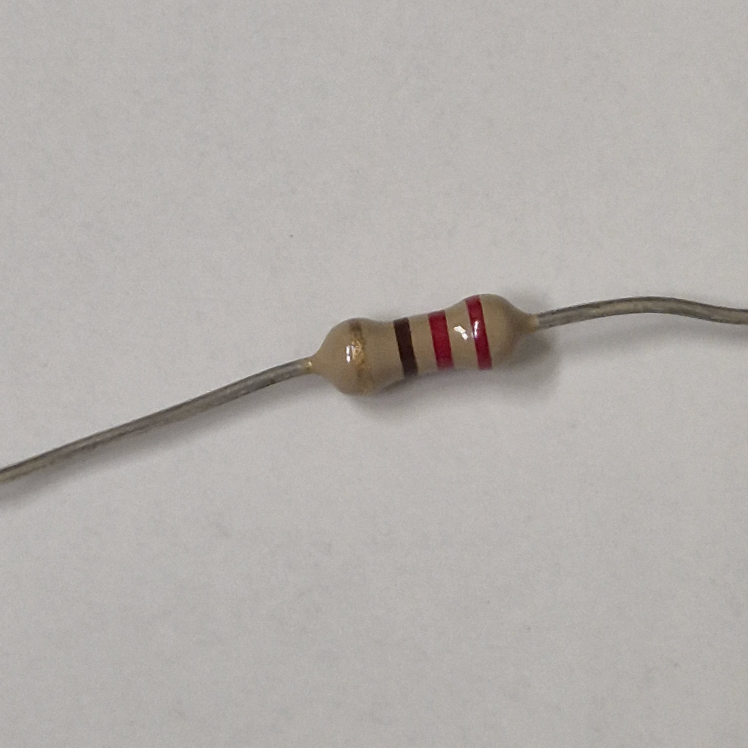
#> input picture resistance/r1/20251020_092534.jpg, 2992 x 2992 px (shown at 1/4 size); its folder holds only this picture in this run
$ python test_efficiency.py
#> lines starting #> are read from the running program, lines starting #| are printed output that depends on the picture; after the words box and inside, x2 and y2 are one past the last pixel; in counts of white or black regions, pixels touching at a corner belong together
### main4.py
import cv2
import numpy as np
import os
import math

# --- IMPORT CALCULATEUR ---
try:
    from resistor_calculator.main import decode_resistor
except ImportError:
    decode_resistor = None

# --- CONFIG ---
CROP_MARGIN_PERCENT = 0.02
DEBUG_MODE = True

# --- CALIBRAGE LAB (Spécial Corps Rouge - Sans Silver) ---
REF_COLORS_LAB = {
    "black":  (20, 128, 128),
    "white":  (240, 128, 128),

    # Gris : On cible un gris moyen/clair.
    # Tout ce qui brillait comme "Silver" tombera ici ou dans White.
    "grey":   (130, 128, 128),

    "brown":  (50, 138, 135),
    "red":    (100, 170, 150),
    "orange": (140, 160, 170),
    "yellow": (210, 130, 190),
    "gold":   (140, 135, 160),
    "green":  (80, 100, 135),
    "blue":   (50, 130, 80),
    "violet": (70, 155, 90),
}

def ensure_dir(p):
    if p and not os.path.exists(p): os.makedirs(p)

def remove_glare(img):
    hsv = cv2.cvtColor(img, cv2.COLOR_BGR2HSV)
    _, s, v = cv2.split(hsv)
    mask_glare = cv2.inRange(hsv, (0, 0, 230), (180, 20, 255))
    mask_glare = cv2.dilate(mask_glare, np.ones((3,3), np.uint8), iterations=1)
    return cv2.inpaint(img, mask_glare, 2, cv2.INPAINT_TELEA)

def get_closest_color(mean_lab):
    l, a, b = mean_lab
    # Chroma = Saturation (distance du centre gris 128,128)
    chroma = math.sqrt((a - 128)**2 + (b - 128)**2)

    # --- 1. GESTION DES NEUTRES (NOIR/GRIS/BLANC) ---
    # Si la couleur est très faible (chroma < 10), c'est un neutre.
    if chroma < 10:
        if l < 40: return "black"
        if l > 210: return "white"
        # Tout ce qui est entre les deux est gris (y compris ce qui était silver)
        return "grey"

    # --- 2. DISTANCE PONDÉRÉE ---
    min_dist = float('inf')
    best_name = "unknown"

    for name, (rl, ra, rb) in REF_COLORS_LAB.items():
        if name in ['black', 'white', 'grey']: continue

        # Poids : On privilégie la teinte (a,b)
        dist = math.sqrt(0.8*(l - rl)**2 + 2.0*(a - ra)**2 + 2.0*(b - rb)**2)

        if dist < min_dist:
            min_dist = dist
            best_name = name

    # --- 3. CORRECTIFS ---

    # FIX MARRON (Teinte Rougeâtre)
    if best_name == "brown":
        # Si c'est "Marron" mais plus jaune que rouge -> OR
        if b > a: return "gold"
        # Si c'est "Marron" mais très lumineux -> OR
        if l > 75: return "gold"
        # Si c'est "Marron" mais très saturé en rouge -> ROUGE
        if a > 155: return "red"

    # FIX OR
    if best_name == "yellow" and l < 160: return "gold"

    # FIX VIOLET/BLEU
    if best_name == "violet" and a < 140: return "blue"
    if best_name == "blue" and a > 145: return "violet"

    return best_name

def scan_resistor_bands(roi_img, out_dir=None):
    h, w = roi_img.shape[:2]

    clean = remove_glare(roi_img)
    if out_dir:
        cv2.imwrite(os.path.join(out_dir, "05b_glare_removed.png"), clean)

    smooth = cv2.bilateralFilter(clean, 5, 50, 50)
    if out_dir:
        cv2.imwrite(os.path.join(out_dir, "10_clean_smooth.png"), smooth)

    lab = cv2.cvtColor(smooth, cv2.COLOR_BGR2LAB)
    l, a, b = cv2.split(lab)

    bg_l, bg_a, bg_b = np.median(l), np.median(a), np.median(b)

    y_start, y_end = int(h * 0.2), int(h * 0.8)
    diff_signal = []

    for x in range(w):
        col_l = np.mean(l[y_start:y_end, x])
        col_a = np.mean(a[y_start:y_end, x])
        col_b = np.mean(b[y_start:y_end, x])
        d = math.sqrt(0.6*(col_l-bg_l)**2 + 1.8*(col_a-bg_a)**2 + 1.8*(col_b-bg_b)**2)
        diff_signal.append(d)

    diff_signal = np.array(diff_signal)
    if np.max(diff_signal) > 0: diff_signal /= np.max(diff_signal)

    # Seuil
    mask_bands = (diff_signal > 0.22).astype(np.uint8)
    kernel = np.ones((1, max(3, int(w * 0.02))), np.uint8)
    mask_bands = cv2.morphologyEx(mask_bands.reshape(1, -1), cv2.MORPH_CLOSE, kernel).flatten()

    bands_found = []
    in_band = False
    start_x = 0
    margin = int(w * 0.10)

    for x in range(margin, w - margin):
        val = mask_bands[x]
        if val == 1 and not in_band:
            in_band, start_x = True, x
        elif val == 0 and in_band:
            in_band = False
            width = x - start_x
            if width > w * 0.02:
                cx = start_x + width // 2
                sw = max(1, width // 3)
                roi_b = lab[y_start:y_end, cx-sw:cx+sw]
                ml, ma, mb = np.median(roi_b[:,:,0]), np.median(roi_b[:,:,1]), np.median(roi_b[:,:,2])
                c_name = get_closest_color((ml, ma, mb))
                bands_found.append({'color': c_name, 'rect': (start_x, 0, width, h)})

    vis = clean.copy()
    pts = [(x, int(h - (diff_signal[x] * h))) for x in range(w)]
    cv2.polylines(vis, [np.array(pts)], False, (0,0,255), 1)

    final_colors, final_rects = [], []
    for b in bands_found:
        x, y, bw, bh = b['rect']
        cv2.rectangle(vis, (x, 0), (x+bw, h), (0, 255, 0), 2)
        cv2.putText(vis, b['color'], (x, 15), cv2.FONT_HERSHEY_SIMPLEX, 0.4, (255, 0, 0), 1)
        final_colors.append(b['color'])
        final_rects.append(b['rect'])

    return final_colors, final_rects, vis

def keep_resistor_body(mask_bin):
    dist = cv2.distanceTransform(mask_bin, cv2.DIST_L2, 5)
    max_val = np.max(dist)
    if max_val == 0: return mask_bin
    _, core = cv2.threshold(dist, 0.3 * max_val, 255, cv2.THRESH_BINARY)
    core = core.astype(np.uint8)
    ctrs, _ = cv2.findContours(core, cv2.RETR_EXTERNAL, cv2.CHAIN_APPROX_SIMPLE)
    if not ctrs: return mask_bin
    mask_s = np.zeros_like(mask_bin)
    cv2.drawContours(mask_s, [max(ctrs, key=cv2.contourArea)], -1, 255, -1)
    return cv2.bitwise_and(cv2.dilate(mask_s, cv2.getStructuringElement(cv2.MORPH_ELLIPSE, (int(max_val), int(max_val)))), mask_bin)

def process_resistor_image(img_path, out_dir="output"):
    ensure_dir(out_dir)
    img = cv2.imread(img_path)
    if img is None: return print(f"Err: {img_path}")

    h, w = img.shape[:2]
    if w > 1000: img = cv2.resize(img, (1000, int(h * (1000/w))))

    gray = cv2.cvtColor(img, cv2.COLOR_BGR2GRAY)
    _, th = cv2.threshold(255 - gray, 0, 255, cv2.THRESH_BINARY + cv2.THRESH_OTSU)
    body_mask = keep_resistor_body(cv2.morphologyEx(th, cv2.MORPH_OPEN, np.ones((3,3), np.uint8)))
    cv2.imwrite(os.path.join(out_dir, "02_body_mask.png"), body_mask)

    ctrs, _ = cv2.findContours(body_mask, cv2.RETR_EXTERNAL, cv2.CHAIN_APPROX_SIMPLE)
    if not ctrs: return print("No body")

    rect = cv2.minAreaRect(max(ctrs, key=cv2.contourArea))
    if rect[1][0] < rect[1][1]: angle = rect[2] + 90
    else: angle = rect[2]

    M = cv2.getRotationMatrix2D(rect[0], angle, 1.0)
    rot = cv2.warpAffine(img, M, img.shape[:2][::-1], borderValue=(255,255,255))
    rot_mask = cv2.warpAffine(body_mask, M, img.shape[:2][::-1], flags=cv2.INTER_NEAREST, borderValue=0)

    c_r = max(cv2.findContours(rot_mask, cv2.RETR_EXTERNAL, cv2.CHAIN_APPROX_SIMPLE)[0], key=cv2.contourArea)
    x, y, wb, hb = cv2.boundingRect(c_r)
    roi = rot[y+int(hb*0.1):y+hb-int(hb*0.1), x+int(wb*CROP_MARGIN_PERCENT):x+wb-int(wb*CROP_MARGIN_PERCENT)]

    if roi.size == 0: return print("Crop failed")
    cv2.imwrite(os.path.join(out_dir, "05_roi.png"), roi)

    # print("Scanning...")
    colors, rects, vis = scan_resistor_bands(roi, out_dir)
    cv2.imwrite(os.path.join(out_dir, "06_result.png"), vis)
    # print(f"Colors: {colors}")

    if decode_resistor and len(colors) >= 3:
        # print("\n--- CALCULATEUR ---")
        best_match, history = decode_resistor(colors)
        if not best_match.get("error"):
            # print(f"Résistance: {best_match['ohms']} Ohms")
            # print(f"Tolérance: {best_match['tolerance_pct']}%")
            return {
                "resistance": best_match["ohms"],
                "unit": "Ω",
                "tolerance": f"±{best_match['tolerance_pct']}%",
                "colors": colors
            }
        else:
            # print("Erreur décodage:", best_match.get("reason"))
            rev_colors = list(reversed(colors))
            match2, _ = decode_resistor(rev_colors)
            if not match2.get("error"):
                # print(f" -> (Sens Inverse) {match2['ohms']} Ohms")
                return {
                    "resistance": match2["ohms"],
                    "unit": "Ω",
                    "tolerance": f"±{match2['tolerance_pct']}%",
                    "colors": colors
                }
    else:
        # print("Pas assez de bandes ou calculateur absent.")
        return "errors"

# [2 lines that do not run on import are left out]

### resistor_calculator/main.py
from math import log10, floor

# IEC 60062 color code: digits, multipliers, tolerances
DIGIT = {
    "black": 0, "brown": 1, "red": 2, "orange": 3, "yellow": 4,
    "green": 5, "blue": 6, "violet": 7, "grey": 8, "white": 9
}

MULTIPLIER = {
    "silver": 1e-2, "gold": 1e-1,
    "black": 1, "brown": 1e1, "red": 1e2, "orange": 1e3, "yellow": 1e4,
    "green": 1e5, "blue": 1e6, "violet": 1e7, "grey": 1e8, "white": 1e9
}

TOLERANCE = {
    # none means 20%
    "silver": 10.0, "gold": 5.0, "brown": 1.0, "red": 2.0, "green": 0.5,
    "blue": 0.25, "violet": 0.1, "grey": 0.05, "none": 20.0
}

# Preferred numbers (IEC 60063)
E6  = [1.0, 1.5, 2.2, 3.3, 4.7, 6.8]
E12 = [1.0, 1.2, 1.5, 1.8, 2.2, 2.7, 3.3, 3.9, 4.7, 5.6, 6.8, 8.2]
E24 = [1.0, 1.1, 1.2, 1.3, 1.5, 1.6, 1.8, 2.0, 2.2, 2.4, 2.7, 3.0,
       3.3, 3.6, 3.9, 4.3, 4.7, 5.1, 5.6, 6.2, 6.8, 7.5, 8.2, 9.1]
# E96 list (mantissas in 1–10 decade) from IEC 60063
E96 = [1.00,1.02,1.05,1.07,1.10,1.13,1.15,1.18,1.21,1.24,1.27,1.30,
       1.33,1.37,1.40,1.43,1.47,1.50,1.54,1.58,1.62,1.65,1.69,1.74,
       1.78,1.82,1.87,1.91,1.96,2.00,2.05,2.10,2.15,2.21,2.26,2.32,
       2.37,2.43,2.49,2.55,2.61,2.67,2.74,2.80,2.87,2.94,3.01,3.09,
       3.16,3.24,3.32,3.40,3.48,3.57,3.65,3.74,3.83,3.92,4.02,4.12,
       4.22,4.32,4.42,4.53,4.64,4.75,4.87,4.99,5.11,5.23,5.36,5.49,
       5.62,5.76,5.90,6.04,6.19,6.34,6.49,6.65,6.81,6.98,7.15,7.32,
       7.50,7.68,7.87,8.06,8.25,8.45,8.66,8.87,9.09,9.31,9.53,9.76]

def pick_series_by_tolerance(tol_pct):
    # Typical mapping: E6≈20%, E12≈10%, E24≈5%, E48≈2%, E96≈1%
    if tol_pct is None or tol_pct >= 20.0:
        return "E6", E6
    if tol_pct >= 10.0:
        return "E12", E12
    if tol_pct >= 5.0:
        return "E24", E24
    if tol_pct >= 2.0:
        # Use E48/E96 group; approximate with E96 for PoC
        return "E96", E96
    # <= 1% (1%, 0.5%, 0.25%, 0.1%) -> use E96 as practical default
    return "E96", E96

def normalize_mantissa(value_ohms):
    if value_ohms <= 0:
        return None, None
    decade = floor(log10(value_ohms))
    mant = value_ohms / (10 ** decade)
    # Shift to [1,10)
    if mant < 1:
        mant *= 10
        decade -= 1
    elif mant >= 10:
        mant /= 10
        decade += 1
    return mant, decade

def is_standard_value(value_ohms, series_values):
    mant, _ = normalize_mantissa(value_ohms)
    if mant is None:
        return False
    # Compare within tight epsilon to avoid FP artifacts
    for v in series_values:
        if abs(mant - v) <= 1e-6:
            return True
    return False

def parse_resistor_bands(bands):
    b = [c.strip().lower() for c in bands]
    n = len(b)
    # Determine digits, multiplier, tolerance for 3–6 bands
    if n == 3:
        d1, d2, mul = b[0:3]
        sig = [DIGIT.get(d1), DIGIT.get(d2)]
        tol = 20.0
        m = MULTIPLIER.get(mul)
    elif n == 4:
        d1, d2, mul, tol_c = b[0:4]
        sig = [DIGIT.get(d1), DIGIT.get(d2)]
        m = MULTIPLIER.get(mul)
        tol = TOLERANCE.get(tol_c, None)
    elif n == 5:
        d1, d2, d3, mul, tol_c = b[0:5]
        sig = [DIGIT.get(d1), DIGIT.get(d2), DIGIT.get(d3)]
        m = MULTIPLIER.get(mul)
        tol = TOLERANCE.get(tol_c, None)
    elif n == 6:
        # Ignore 6th band (TCR) for value computation
        d1, d2, d3, mul, tol_c, _tcr = b[0:6]
        sig = [DIGIT.get(d1), DIGIT.get(d2), DIGIT.get(d3)]
        m = MULTIPLIER.get(mul)
        tol = TOLERANCE.get(tol_c, None)
    else:
        raise ValueError("Support only 3 to 6 bands")

    if any(v is None for v in sig) or m is None:
        raise ValueError("Invalid color sequence for digits/multiplier")

    # Build numeric from significant digits
    val = 0
    for d in sig:
        val = val * 10 + d
    ohms = val * m
    return ohms, tol

def decode_resistor(bands):
    """
    Try forward orientation; verify 'standard' against E-series
    implied by tolerance; if not standard, reverse and retry.
    """
    tried = []
    for orientation, seq in [("forward", bands), ("reversed", list(reversed(bands)))]:
        try:
            ohms, tol = parse_resistor_bands(seq)
            series_name, series_vals = pick_series_by_tolerance(tol)
            standard = is_standard_value(ohms, series_vals)
            tried.append({
                "orientation": orientation,
                "ohms": ohms,
                "tolerance_pct": tol,
                "series": series_name,
                "is_standard": standard,
                "bands": seq
            })
            # Return immediately if standard found
            if standard:
                return tried[-1], tried
        except Exception:
            tried.append({
                "orientation": orientation,
                "error": True,
                "bands": seq
            })
            continue
    # If neither orientation produced a standard value, return best forward result
    # or an error if both failed
    for r in tried:
        if not r.get("error"):
            return r, tried
    return {"error": True, "reason": "Could not parse in either orientation"}, tried

# --- Examples ---
# [12 lines that do not run on import are left out]

### test_efficiency.py
import os
import json
import time
import pandas as pd
from collections import Counter

# Import the analysis function from your optimized script
# Ensure your optimized script is named 'main3.py' and is in the same directory
try:
    from main4 import process_resistor_image
except ImportError:
    print("Error: Could not import 'main3.py'. Make sure the file exists and is named correctly.")
    exit(1)

# Configuration
RESISTANCE_DIR = "resistance"
JSON_FILE = os.path.join(RESISTANCE_DIR, "value.json")
OUTPUT_CSV = "efficiency_report.csv"


def load_ground_truth(json_path):
    """Loads the expected color bands from value.json."""
    if not os.path.exists(json_path):
        print(f"Error: {json_path} not found.")
        return {}

    with open(json_path, 'r') as f:
        try:
            data = json.load(f)
            # Convert lists to simpler expected strings for comparison if needed,
            # but keeping them as lists is fine for exact matching.
            return data
        except json.JSONDecodeError as e:
            print(f"Error decoding JSON: {e}")
            return {}


def compare_bands(detected, expected):
    """
    Compares detected bands with expected bands.
    Returns (is_exact_match, accuracy_score, mismatch_details).
    """
    if not detected or detected == "errors":
        return False, 0.0, "Detection Failed"

    # We only care about the color list 'colors' from the result dictionary
    detected_colors = detected.get("colors", [])

    # Normalize both lists to lowercase for safer comparison
    d_norm = [c.lower() for c in detected_colors]
    e_norm = [c.lower() for c in expected]

    # Check for exact match (order matters)
    if d_norm == e_norm:
        return True, 1.0, "Match"

    # Check if it's a reversed match (common issue with resistors)
    if d_norm == list(reversed(e_norm)):
        return True, 1.0, "Match (Reversed)"

    # Calculate partial accuracy (SequenceMatcher or simple intersection could be used)
    # Here we use a simple positional match count for strictness,
    # or intersection for leniency. Let's do intersection-based to see if we found the right colors at least.

    common = Counter(d_norm) & Counter(e_norm)
    matches = sum(common.values())
    total_expected = len(e_norm)

    accuracy = matches / total_expected if total_expected > 0 else 0

    # Formatting mismatch string
    return False, accuracy, f"Expected {e_norm} but got {d_norm}"


def main():
    ground_truth = load_ground_truth(JSON_FILE)
#> (reads dataset/value.json from the repository)
    if not ground_truth:
        return

    results = []

    print(f"{'Folder':<10} {'Image':<25} {'Time(s)':<10} {'Status':<15} {'Accuracy':<10}")
    print("-" * 75)

    total_start_time = time.time()
    total_images = 0
    total_matches = 0

    # Iterate through folders r1, r2, ... defined in the JSON keys
    # (or just iterate directories if you prefer)
    sorted_folders = sorted([k for k in ground_truth.keys()])

    for folder_name in sorted_folders:
        folder_path = os.path.join(RESISTANCE_DIR, folder_name)
        if not os.path.isdir(folder_path):
            continue

        expected_colors = ground_truth[folder_name]

        # List all jpg images
        images = [f for f in os.listdir(folder_path) if f.lower().endswith(('.jpg', '.jpeg', '.png', '.webp'))]

        for img_name in images:
            img_path = os.path.join(folder_path, img_name)
            total_images += 1

            # --- Run Detection ---
            t0 = time.time()
            try:
                # Suppress print output from main3 during bulk processing if desired
                detection_result = process_resistor_image(
                    img_path=img_path,
                    out_dir=os.path.join("debug_test", folder_name),  # Separate debug folder per resistor
                )
#> in process_resistor_image, img is the input picture: shape (2992, 2992, 3); mean B, G, R 171.4, 175, 179.5
#> in process_resistor_image, `_, th = cv2.threshold(255 - gray, 0, 255, cv2.THRESH_BINARY + cv2.THRE..`:
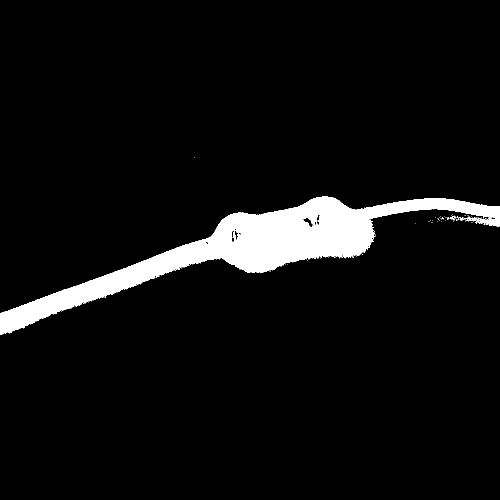
#> th: shape (1000, 1000) (shown at 1/2 size); 5.8% white; 73 white regions (71 under 20 px), largest, box (x1, y1, x2, y2) and area: (0, 393, 1000, 670) 57487, (900, 432, 911, 441) 40
#> in keep_resistor_body, `max_val = np.max(dist)`: max_val = 54.15
#> in keep_resistor_body, `_, core = cv2.threshold(dist, 0.3 * max_val, 255, cv2.THRESH_BINARY)`:
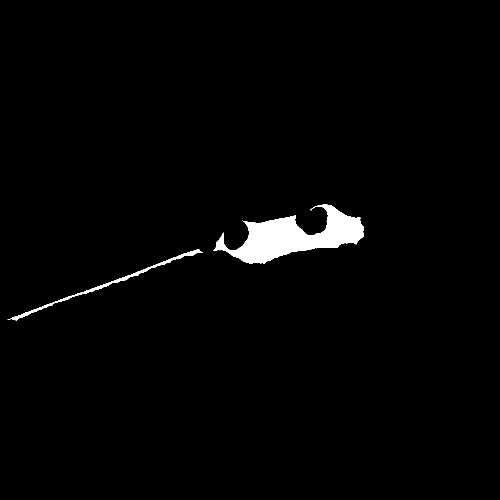
#> core: shape (1000, 1000) float32 (shown at 1/2 size); 1.8% white; 2 white regions, box (x1, y1, x2, y2) and area: (426, 409, 728, 528) 15577, (15, 498, 406, 641) 2080
#> in keep_resistor_body, `ctrs, _ = cv2.findContours(core, cv2.RETR_EXTERNAL, cv2.CHAIN_APPROX_S..`: ctrs = 2 contours; box (x1, y1, x2, y2) and area: (426, 409, 728, 528) 15148, (15, 498, 406, 641) 1687
#> in process_resistor_image, `ctrs, _ = cv2.findContours(body_mask, cv2.RETR_EXTERNAL, cv2.CHAIN_APP..`: ctrs = 1 contour; box (x1, y1, x2, y2) and area: (400, 393, 748, 546) 33765
#> in process_resistor_image, `rect = cv2.minAreaRect(max(ctrs, key=cv2.contourArea))`: rect = ((573.7, 470.4), (355.5, 128.4), -10.06)
#> in process_resistor_image, `else: angle = rect[2]`: angle = -10.06
#> in process_resistor_image, `M = cv2.getRotationMatrix2D(rect[0], angle, 1.0)`: M = [[0.985, -0.175, 91], [0.175, 0.985, -92.98]]
#> in process_resistor_image, `rot_mask = cv2.warpAffine(body_mask, M, img.shape[:2][::-1], flags=cv2..`:
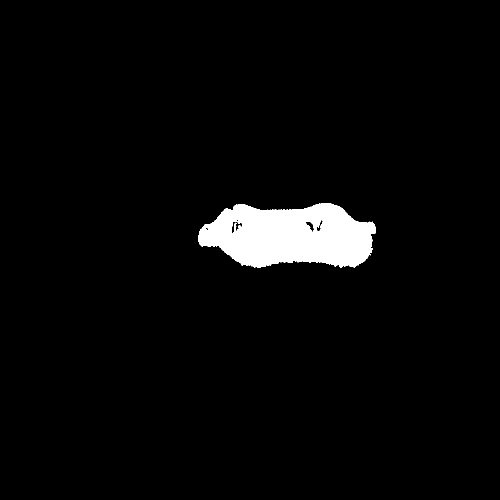
#> rot_mask: shape (1000, 1000) (shown at 1/2 size); 3.4% white; 1 white region, box (x1, y1, x2, y2) and area: (396, 406, 752, 536) 33697
#> in process_resistor_image, `c_r = max(cv2.findContours(rot_mask, cv2.RETR_EXTERNAL, cv2.CHAIN_APPR..`: c_r = contour of 598 points, box (x1, y1, x2, y2) (396, 406, 752, 536), area 33756
#> in process_resistor_image, `x, y, wb, hb = cv2.boundingRect(c_r)`: x = 396; y = 406; wb = 356; hb = 130
#> in process_resistor_image, `roi = rot[y+int(hb*0.1):y+hb-int(hb*0.1), x+int(wb*CROP_MARGIN_PERCENT..`:
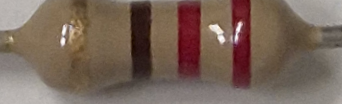
#> roi: shape (104, 342, 3); mean B, G, R 89, 101, 120.1
#> in remove_glare, `_, s, v = cv2.split(hsv)`:
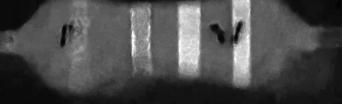
#> s: shape (104, 342); min 1, max 255, mean 74.7
#> in remove_glare, `_, s, v = cv2.split(hsv)`:
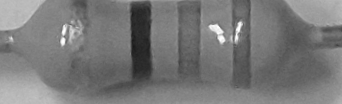
#> v: shape (104, 342); min 25, max 255, mean 120.1
#> in remove_glare, `mask_glare = cv2.dilate(mask_glare, np.ones((3,3), np.uint8), iteratio..`:
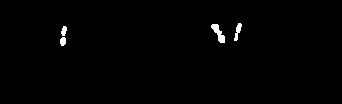
#> mask_glare: shape (104, 342); 0.8% white; 4 white regions, box (x1, y1, x2, y2) and area: (211, 24, 225, 43) 125, (234, 23, 242, 41) 70, (60, 37, 66, 46) 45, (61, 26, 67, 36) 43
#> (the rest of the program and of its run is left out)
